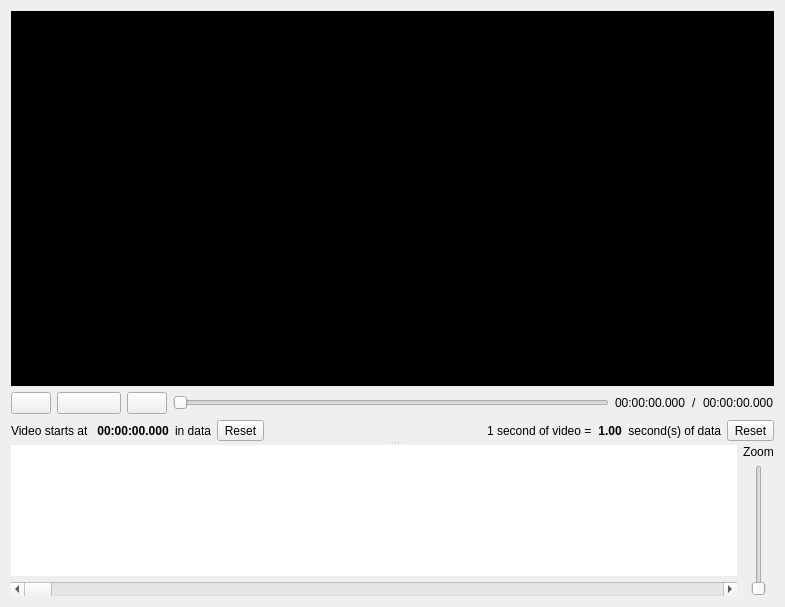
<?xml version="1.0" encoding="UTF-8"?>
<ui version="4.0">
 <class>SyncView</class>
 <widget class="QWidget" name="SyncView">
  <property name="geometry">
   <rect>
    <x>0</x>
    <y>0</y>
    <width>785</width>
    <height>607</height>
   </rect>
  </property>
  <property name="windowTitle">
   <string>Form</string>
  </property>
  <layout class="QVBoxLayout" name="verticalLayout_3">
   <item>
    <widget class="QSplitter" name="splitter">
     <property name="orientation">
      <enum>Qt::Vertical</enum>
     </property>
     <widget class="QWidget" name="verticalLayoutWidget">
      <layout class="QVBoxLayout" name="VideoPlayerBox">
       <item>
        <widget class="OpenCVVideoPlayer" name="vidWidget" native="true">
         <property name="sizePolicy">
          <sizepolicy hsizetype="Expanding" vsizetype="Expanding">
           <horstretch>0</horstretch>
           <verstretch>0</verstretch>
          </sizepolicy>
         </property>
         <property name="minimumSize">
          <size>
           <width>360</width>
           <height>240</height>
          </size>
         </property>
         <property name="styleSheet">
          <string notr="true">background-color: rgb(0, 0, 0)</string>
         </property>
        </widget>
       </item>
       <item>
        <layout class="QHBoxLayout" name="toolBar">
         <item>
          <layout class="QHBoxLayout" name="mediaButtons">
           <item>
            <widget class="QPushButton" name="backButton">
             <property name="sizePolicy">
              <sizepolicy hsizetype="Fixed" vsizetype="Fixed">
               <horstretch>0</horstretch>
               <verstretch>0</verstretch>
              </sizepolicy>
             </property>
             <property name="text">
              <string/>
             </property>
             <property name="icon">
              <iconset theme="media-skip-backward">
               <normaloff>.</normaloff>.</iconset>
             </property>
            </widget>
           </item>
           <item>
            <widget class="QPushButton" name="playButton">
             <property name="sizePolicy">
              <sizepolicy hsizetype="Minimum" vsizetype="Fixed">
               <horstretch>0</horstretch>
               <verstretch>0</verstretch>
              </sizepolicy>
             </property>
             <property name="minimumSize">
              <size>
               <width>64</width>
               <height>0</height>
              </size>
             </property>
             <property name="text">
              <string/>
             </property>
             <property name="icon">
              <iconset theme="media-playback-start">
               <normaloff>.</normaloff>.</iconset>
             </property>
            </widget>
           </item>
           <item>
            <widget class="QPushButton" name="forwardButton">
             <property name="sizePolicy">
              <sizepolicy hsizetype="Fixed" vsizetype="Fixed">
               <horstretch>0</horstretch>
               <verstretch>0</verstretch>
              </sizepolicy>
             </property>
             <property name="toolTip">
              <string/>
             </property>
             <property name="text">
              <string/>
             </property>
             <property name="icon">
              <iconset theme="media-skip-forward">
               <normaloff>.</normaloff>.</iconset>
             </property>
            </widget>
           </item>
          </layout>
         </item>
         <item>
          <widget class="QSlider" name="trackBar">
           <property name="maximum">
            <number>10000</number>
           </property>
           <property name="orientation">
            <enum>Qt::Horizontal</enum>
           </property>
          </widget>
         </item>
         <item>
          <layout class="QHBoxLayout" name="horizontalLayout">
           <item>
            <widget class="QLabel" name="timeLabel">
             <property name="text">
              <string>00:00:00.000</string>
             </property>
            </widget>
           </item>
           <item>
            <widget class="QLabel" name="label">
             <property name="sizePolicy">
              <sizepolicy hsizetype="Preferred" vsizetype="Preferred">
               <horstretch>0</horstretch>
               <verstretch>0</verstretch>
              </sizepolicy>
             </property>
             <property name="text">
              <string>/</string>
             </property>
            </widget>
           </item>
           <item>
            <widget class="QLabel" name="durationLabel">
             <property name="text">
              <string>00:00:00.000</string>
             </property>
            </widget>
           </item>
          </layout>
         </item>
        </layout>
       </item>
       <item>
        <layout class="QHBoxLayout" name="horizontalLayout_5">
         <item>
          <layout class="QHBoxLayout" name="horizontalLayout_7">
           <item>
            <widget class="QLabel" name="label_6">
             <property name="text">
              <string>Video starts at </string>
             </property>
             <property name="alignment">
              <set>Qt::AlignLeading|Qt::AlignLeft|Qt::AlignVCenter</set>
             </property>
            </widget>
           </item>
           <item>
            <widget class="QLabel" name="label_syncInfo">
             <property name="font">
              <font>
               <weight>75</weight>
               <bold>true</bold>
              </font>
             </property>
             <property name="text">
              <string>00:00:00.000</string>
             </property>
             <property name="alignment">
              <set>Qt::AlignCenter</set>
             </property>
            </widget>
           </item>
           <item>
            <widget class="QLabel" name="label_8">
             <property name="text">
              <string>in data</string>
             </property>
             <property name="alignment">
              <set>Qt::AlignRight|Qt::AlignTrailing|Qt::AlignVCenter</set>
             </property>
            </widget>
           </item>
           <item>
            <widget class="QToolButton" name="button_syncReset">
             <property name="sizePolicy">
              <sizepolicy hsizetype="Expanding" vsizetype="Fixed">
               <horstretch>0</horstretch>
               <verstretch>0</verstretch>
              </sizepolicy>
             </property>
             <property name="text">
              <string>Reset</string>
             </property>
            </widget>
           </item>
          </layout>
         </item>
         <item>
          <spacer name="horizontalSpacer_3">
           <property name="orientation">
            <enum>Qt::Horizontal</enum>
           </property>
           <property name="sizeType">
            <enum>QSizePolicy::Expanding</enum>
           </property>
           <property name="sizeHint" stdset="0">
            <size>
             <width>40</width>
             <height>20</height>
            </size>
           </property>
          </spacer>
         </item>
         <item>
          <layout class="QHBoxLayout" name="horizontalLayout_8">
           <item>
            <widget class="QLabel" name="label_7">
             <property name="text">
              <string>1 second of video =</string>
             </property>
             <property name="alignment">
              <set>Qt::AlignLeading|Qt::AlignLeft|Qt::AlignVCenter</set>
             </property>
            </widget>
           </item>
           <item>
            <widget class="QLabel" name="label_rateInfo">
             <property name="sizePolicy">
              <sizepolicy hsizetype="Fixed" vsizetype="Preferred">
               <horstretch>0</horstretch>
               <verstretch>0</verstretch>
              </sizepolicy>
             </property>
             <property name="font">
              <font>
               <weight>75</weight>
               <bold>true</bold>
              </font>
             </property>
             <property name="text">
              <string>1.00</string>
             </property>
             <property name="alignment">
              <set>Qt::AlignCenter</set>
             </property>
            </widget>
           </item>
           <item>
            <widget class="QLabel" name="label_9">
             <property name="text">
              <string>second(s) of data</string>
             </property>
             <property name="alignment">
              <set>Qt::AlignRight|Qt::AlignTrailing|Qt::AlignVCenter</set>
             </property>
            </widget>
           </item>
           <item>
            <widget class="QToolButton" name="button_rateReset">
             <property name="sizePolicy">
              <sizepolicy hsizetype="Expanding" vsizetype="Fixed">
               <horstretch>0</horstretch>
               <verstretch>0</verstretch>
              </sizepolicy>
             </property>
             <property name="text">
              <string>Reset</string>
             </property>
            </widget>
           </item>
          </layout>
         </item>
        </layout>
       </item>
      </layout>
     </widget>
     <widget class="QWidget" name="horizontalLayoutWidget">
      <layout class="QHBoxLayout" name="horizontalLayout_2">
       <item>
        <layout class="QVBoxLayout" name="verticalLayout_2">
         <item>
          <widget class="QCustomPlot" name="customPlot" native="true">
           <property name="sizePolicy">
            <sizepolicy hsizetype="Expanding" vsizetype="MinimumExpanding">
             <horstretch>0</horstretch>
             <verstretch>0</verstretch>
            </sizepolicy>
           </property>
           <property name="minimumSize">
            <size>
             <width>0</width>
             <height>50</height>
            </size>
           </property>
           <property name="styleSheet">
            <string notr="true">background-color: rgb(255, 255, 255);</string>
           </property>
          </widget>
         </item>
         <item>
          <widget class="QScrollBar" name="xScrollBar">
           <property name="minimum">
            <number>0</number>
           </property>
           <property name="maximum">
            <number>500</number>
           </property>
           <property name="singleStep">
            <number>10</number>
           </property>
           <property name="orientation">
            <enum>Qt::Horizontal</enum>
           </property>
          </widget>
         </item>
        </layout>
       </item>
       <item>
        <layout class="QVBoxLayout" name="verticalLayout">
         <item>
          <widget class="QLabel" name="label_2">
           <property name="sizePolicy">
            <sizepolicy hsizetype="Maximum" vsizetype="Preferred">
             <horstretch>0</horstretch>
             <verstretch>0</verstretch>
            </sizepolicy>
           </property>
           <property name="text">
            <string>Zoom</string>
           </property>
           <property name="alignment">
            <set>Qt::AlignCenter</set>
           </property>
          </widget>
         </item>
         <item>
          <widget class="QSlider" name="zoomBar">
           <property name="sizePolicy">
            <sizepolicy hsizetype="Preferred" vsizetype="Expanding">
             <horstretch>0</horstretch>
             <verstretch>0</verstretch>
            </sizepolicy>
           </property>
           <property name="minimum">
            <number>0</number>
           </property>
           <property name="maximum">
            <number>100</number>
           </property>
           <property name="orientation">
            <enum>Qt::Vertical</enum>
           </property>
           <property name="invertedControls">
            <bool>false</bool>
           </property>
          </widget>
         </item>
        </layout>
       </item>
      </layout>
     </widget>
    </widget>
   </item>
  </layout>
 </widget>
 <customwidgets>
  <customwidget>
   <class>QCustomPlot</class>
   <extends>QWidget</extends>
   <header>qcustomplot.h</header>
   <container>1</container>
  </customwidget>
  <customwidget>
   <class>OpenCVVideoPlayer</class>
   <extends>QWidget</extends>
   <header>opencvvideoplayer.h</header>
   <container>1</container>
  </customwidget>
 </customwidgets>
 <resources/>
 <connections/>
</ui>
